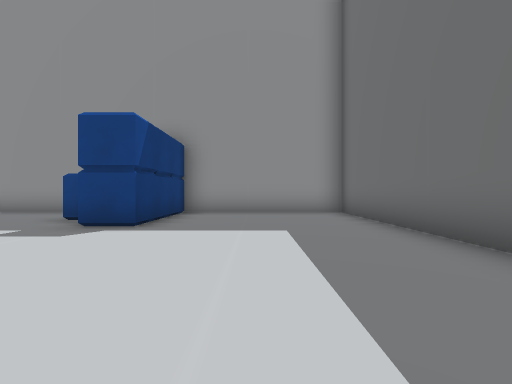
view 1 (above)

21 first-person views from a walk through a 3-D level made in the Godot game engine. The camera is 1.2 m above the floor, looks level and sees 90° across. The floor is counted in squares, 2 m on a side. Each view is taken from the middle of a square. On the plan, view 1 faces up. The plan holds only what a view shows up to about 9 squares ahead; the rest is blank.

view 2
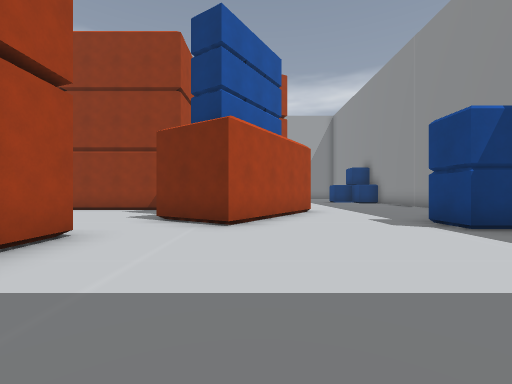

view 3
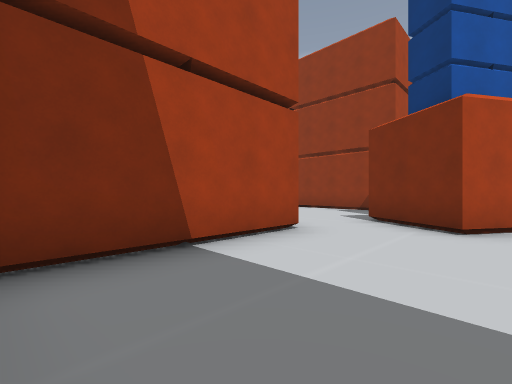

view 4
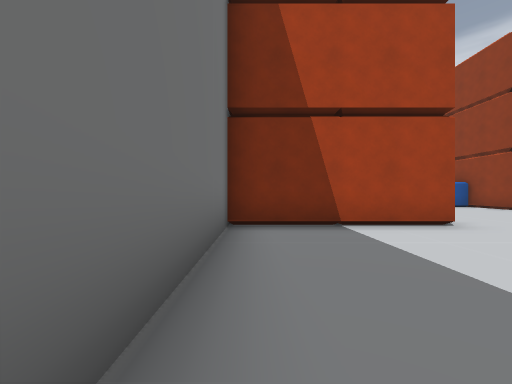

view 5
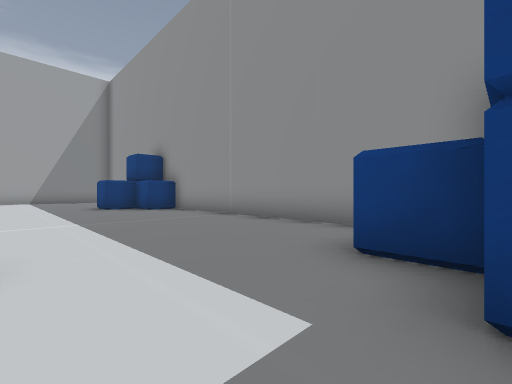

view 6
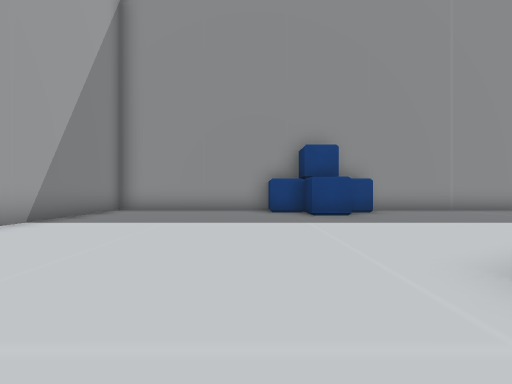

view 7
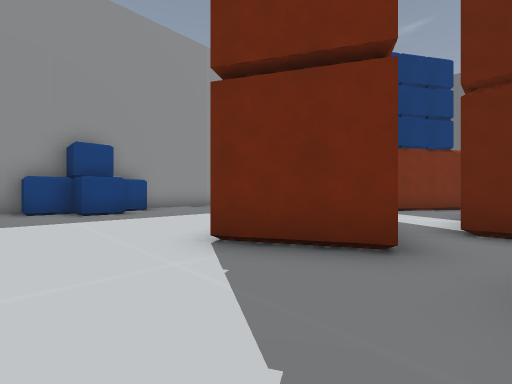

view 8
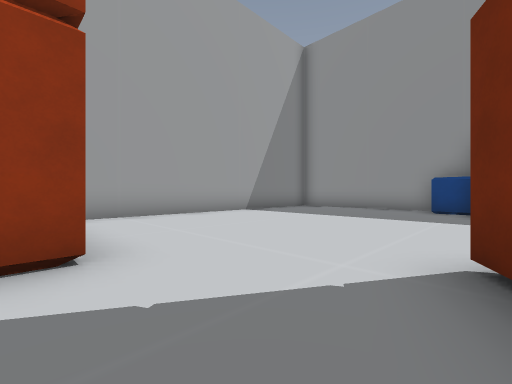

view 9
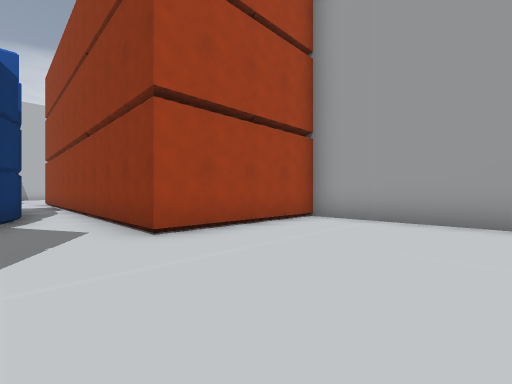

view 10
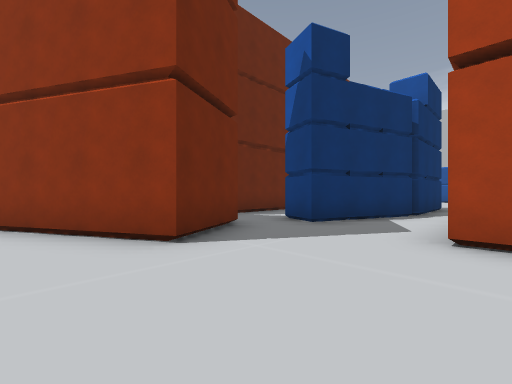

view 11
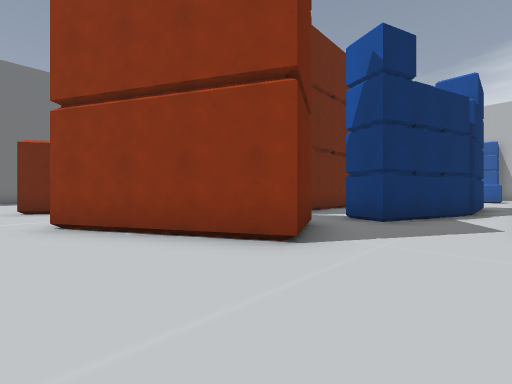

view 12
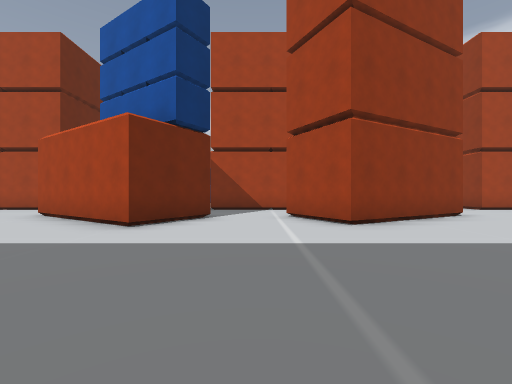

view 13
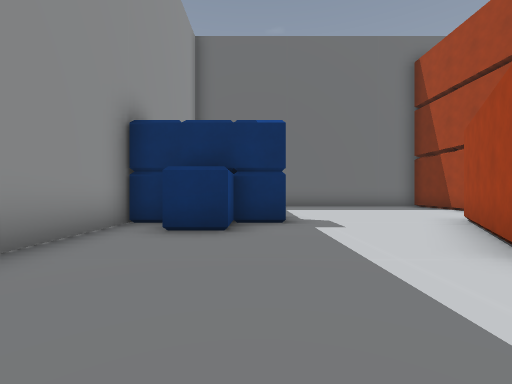

view 14
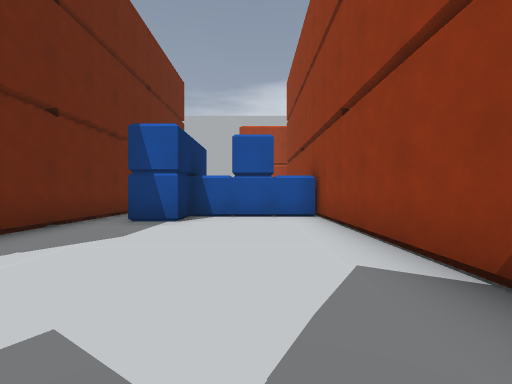

view 15
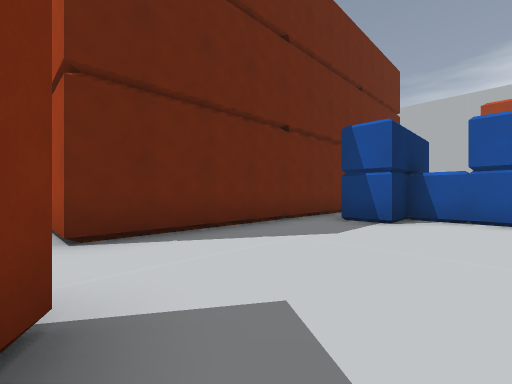

view 16
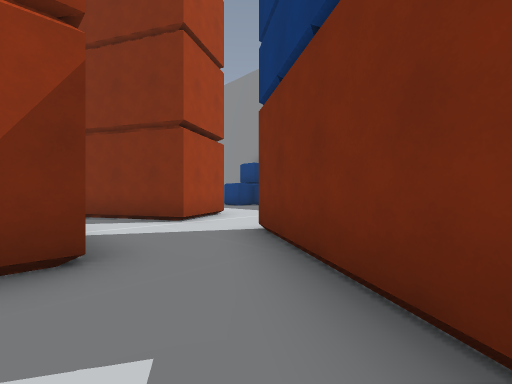

view 17
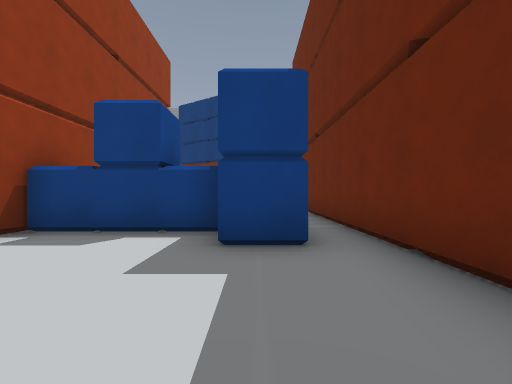

view 18
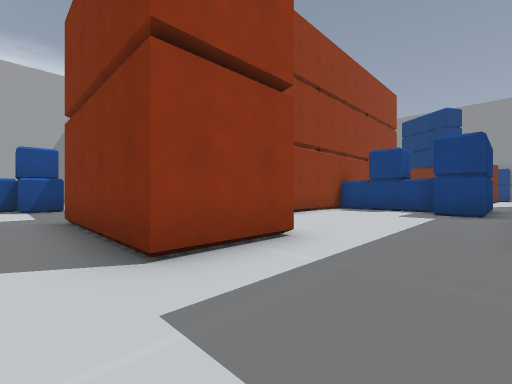

view 19
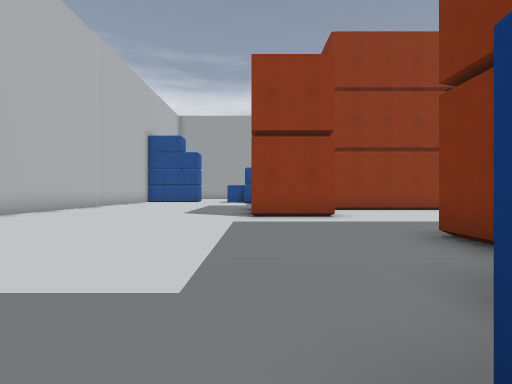

view 20
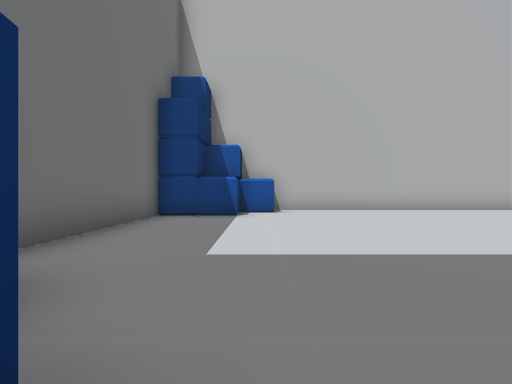

view 21
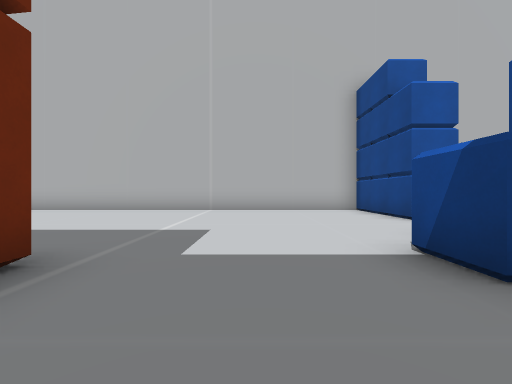

### Floor plan
Points are (right, up) in squares from view 1. A wall is a line through its corners. A room is listed if a view was taken in it or the views show most of it. See-through windows are left out.
Room 1 (views 1, 2, 3, 4, 5)
walls: (-3.7, 1.3) (-2.5, 0.5) (-3.6, -1.2); (-1.5, -2.5) (-1.5, -1.5) (2.5, -1.5) (2.5, 7.5) (-2.1, 7.5) (-2.1, 4.4) (-3.1, 4.4)
ways out: opening at (-4, 3) to room 2; opening at (-2.5, -2) to room 3
Room 2 (views 6, 7, 8, 9, 10, 11, 12, 13, 14, 15)
walls: (-11.6, 7.2) (-11.6, 6.5) (-12.6, 6.5) (-12.6, 5.4) (-13.6, 5.4) (-13.6, 6.5) (-14.6, 6.5) (-14.6, 7.2); (-12.3, -1.3) (-13.2, 0.5) (-9.7, 2.4) (-8.8, 0.7) (-11.1, -0.6); (-14.5, 7.5) (-19.5, 7.5) (-19.5, -1.5) (-15.5, -1.5) (-15.5, -9.1); (-9.1, -1.5) (-6.5, -1.5) (-6.5, -2.5); (-3.1, 4.4) (-3.1, 5.4) (-4.1, 5.4) (-4.1, 6.5); (-3.6, -1.2) (-6.9, 1) (-5.9, 2.7) (-3.7, 1.3); (-3.1, 6.8) (-3.1, 7.5) (-11.2, 7.5); (-14.3, -8.5) (-14.3, -5.3) (-13.2, -2.3) (-12.2, -2.7)
ways out: opening at (-4, 3) to room 1; opening at (-5.5, -1.5) to room 3; opening at (-15, -8); opening at (-13, -2); opening at (-11, -1)
Room 3 (view 16)
walls: (-2.4, -6.5) (-2.4, -9.2); (-6.5, -7.2) (-3.4, -7.2) (-3.4, -6.2) (-2.4, -6.2); (-6.5, -2.5) (-6.5, -7.9); (-1.5, -9.5) (-1.5, -2.5)
ways out: opening at (-2.5, -2) to room 1; opening at (-5.5, -1.5) to room 2; opening at (-2, -9) to room 4
Room 4 (views 17, 18, 19, 20, 21)
walls: (-4.1, -14) (-4.1, -16.1) (-8.1, -16.1); (-0.6, -13.5) (-1.5, -13.5); (-0.6, -21.5) (0.5, -21.5); (0.5, -21.1) (0.5, -20.5) (2.5, -20.5) (2.5, -16.6); (-1.5, -10.5) (-1.5, -9.5); (-2.4, -9.2) (-3.5, -9.2); (-13.3, -19.4) (-13.3, -22.5) (-0.6, -22.5); (-3.5, -8.2) (-6.5, -8.2); (-6.5, -7.9) (-6.5, -13.4)
ways out: opening at (-2, -9) to room 3; opening at (-12.5, -18.5); opening at (-11, -15)

Where each view was taken, in squares from view 1:
view 1: 0 up, 0 right, facing up
view 2: 1 up, 2 right, facing left
view 3: 1 up, 2 right, facing down-left
view 4: 3 up, 2 right, facing down
view 5: 3 up, 3 left, facing up-left
view 6: 1 down, 15 left, facing up
view 7: 2 down, 15 left, facing up-right
view 8: 2 down, 13 left, facing up-left
view 9: 2 up, 14 left, facing down-left
view 10: 2 up, 16 left, facing down-right
view 11: 3 up, 15 left, facing down-right
view 12: 7 up, 8 left, facing down
view 13: 5 up, 8 left, facing right
view 14: 1 down, 5 left, facing down
view 15: 1 down, 5 left, facing down-right
view 16: 2 down, 4 left, facing up-left
view 17: 12 down, 3 left, facing up
view 18: 17 down, 2 left, facing up-left
view 19: 16 down, 2 right, facing left
view 20: 14 down, 0 right, facing down
view 21: 14 down, 10 left, facing down
